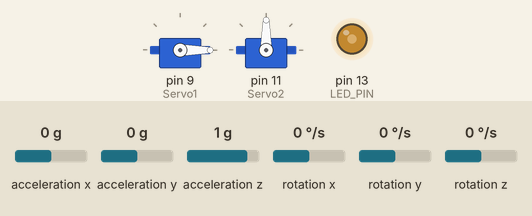
This sketch was run on a simulated Arduino Uno, built with avr-gcc and run on an emulated ATmega328P. Shown: 2 × servo, output pins drawn as LEDs (lit = HIGH). The test bench sets the inputs (shaded band); at power-on: acceleration x 0 g, acceleration y 0 g, rotation z 0 °/s, acceleration z 1 g, rotation x 0 °/s, rotation y 0 °/s. Pins used as bus, display or sensor lines are not drawn; what the sketch prints to the serial monitor is not drawn.

Above: at 1.7 s.
1.8 s: acceleration x set to -1.4 g
At 1.93 s:
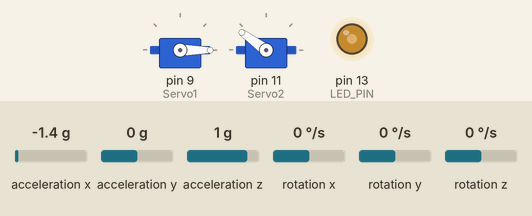
4.8 s: acceleration y set to -1.4 g
At 5.85 s:
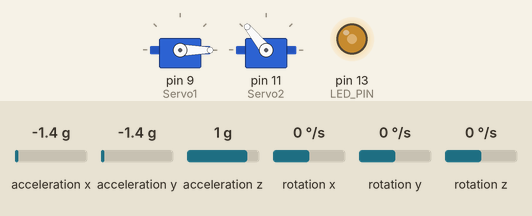
7.8 s: rotation z set to -192 °/s
10.8 s: acceleration z set to -1.4 g
At 12.42 s:
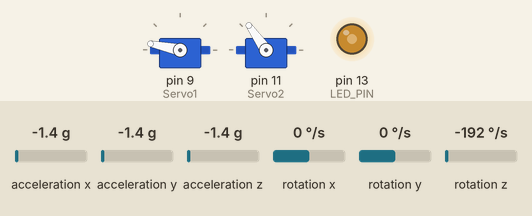
13.8 s: acceleration x set to -0.8 g
At 14.38 s:
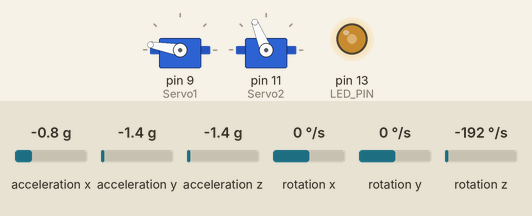
16.8 s: acceleration y set to -0.8 g
At 18.1 s:
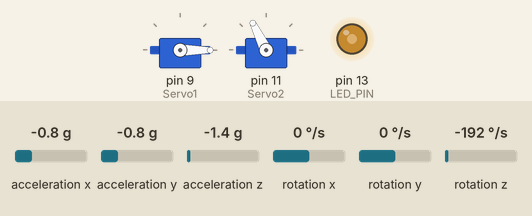
Timing chart, 0 to 24.1 s (numbered marks = the images above; inputs shaded):
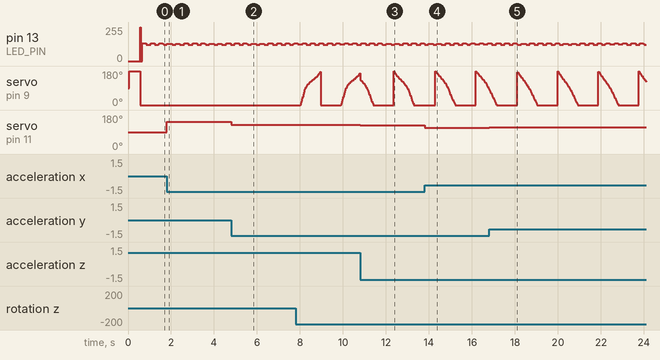

Measured:
- after the input at 1.8 s, servo on pin 11 (Servo2): 90° → 144° at once
- after the input at 4.8 s, servo on pin 11 (Servo2): 144° → 129° at once
- after the input at 10.8 s, servo on pin 11 (Servo2): 129° → 125° at once
- after the input at 13.8 s, servo on pin 11 (Servo2): 125° → 112° at once
- after the input at 16.8 s, servo on pin 11 (Servo2): 112° → 116° at once
- by itself, servo on pin 9 (Servo1): ramps from 179° to 0° and jumps back, once every 1.9 s

The sketch:

servo_gyro.ino
```cpp
// (licence header left out)
//Permission is hereby granted, free of charge, to any person obtaining a copy
//of this software and associated documentation files (the "Software"), to deal
//in the Software without restriction, including without limitation the rights
//to use, copy, modify, merge, publish, distribute, sublicense, and/or sell
//copies of the Software, and to permit persons to whom the Software is
//furnished to do so, subject to the following conditions:

//The above copyright notice and this permission notice shall be included in all
//copies or substantial portions of the Software.

//THE SOFTWARE IS PROVIDED "AS IS", WITHOUT WARRANTY OF ANY KIND, EXPRESS OR
//IMPLIED, INCLUDING BUT NOT LIMITED TO THE WARRANTIES OF MERCHANTABILITY,
//FITNESS FOR A PARTICULAR PURPOSE AND NONINFRINGEMENT. IN NO EVENT SHALL THE
//AUTHORS OR COPYRIGHT HOLDERS BE LIABLE FOR ANY CLAIM, DAMAGES OR OTHER
//LIABILITY, WHETHER IN AN ACTION OF CONTRACT, TORT OR OTHERWISE, ARISING FROM,
//OUT OF OR IN CONNECTION WITH THE SOFTWARE OR THE USE OR OTHER DEALINGS IN THE
//SOFTWARE.
//

// Servo Connection
// BROWN - gnd
// red - 5v
// yellow - d10 (pwm on Sero 1)
//        - d11 (servo 2)

// MPU Connection
//
// VCC - 5v
// GND - GND
// SCL - A5 (w/ 10k PuR)
// SDA - A4 (w/ 10k PuR)
// INT - D2 (not used)

#include <Servo.h>
#include "I2Cdev.h"
#include "MPU6050_6Axis_MotionApps20.h"
//#include "MPU6050.h" // not necessary if using MotionApps include file
#if I2CDEV_IMPLEMENTATION == I2CDEV_ARDUINO_WIRE
#include "Wire.h"
#endif

#define LED_PIN 13
bool blinkState = true;

Servo Servo1;   // First Servo off the chassis
Servo Servo2;   // Second Servo off the chassis

int Servo1Pos = 0;
int Servo2Pos = 0;

float mpuPitch = 0;
float mpuRoll = 0;
float mpuYaw = 0;


// define MPU instance
MPU6050 mpu;                    // class default I2C address is 0x68; specific I2C addresses may be passed as a parameter here

// MPU control/status vars
uint8_t mpuIntStatus;   // holds actual interrupt status byte from MPU
uint8_t devStatus;      // return status after each device operation (0 = success, !0 = error)
uint16_t packetSize;    // expected DMP packet size (default is 42 bytes)
uint16_t fifoCount;     // count of all bytes currently in FIFO
uint8_t fifoBuffer[64]; // FIFO storage buffer

// orientation/motion vars
Quaternion q;           // [w, x, y, z]         quaternion container
VectorInt16 aa;         // [x, y, z]            accel sensor measurements
VectorInt16 aaReal;     // [x, y, z]            gravity-free accel sensor measurements
VectorInt16 aaWorld;    // [x, y, z]            world-frame accel sensor measurements
VectorFloat gravity;    // [x, y, z]            gravity vector
float ypr[3];           // [yaw, pitch, roll]   yaw/pitch/roll container and gravity vector

// relative ypr[x] usage based on sensor orientation when mounted, e.g. ypr[PITCH]
#define PITCH   1     // defines the position within ypr[x] variable for PITCH; may vary due to sensor orientation when mounted
#define ROLL  2     // defines the position within ypr[x] variable for ROLL; may vary due to sensor orientation when mounted
#define YAW   0     // defines the position within ypr[x] variable for YAW; may vary due to sensor orientation when mounted

// ================================================================
// ===                      INITIAL SETUP                       ===
// ================================================================

void setup()
{
pinMode(11,OUTPUT);
digitalWrite(11,HIGH);
  Servo1.attach(9);  // attaches the servo on D11 to the servo object
  Servo2.attach(11);  // Second servo on D11
  delay(50);
  Servo1.write(180);	// These are command checks to see if the servos work and

  // join I2C bus (I2Cdev library doesn't do this automatically)
#if I2CDEV_IMPLEMENTATION == I2CDEV_ARDUINO_WIRE
  Wire.begin();
  TWBR = 24; // 400kHz I2C clock (200kHz if CPU is 8MHz)
#elif I2CDEV_IMPLEMENTATION == I2CDEV_BUILTIN_FASTWIRE
  Fastwire::setup(400, true);
#endif

  Serial.begin(115200);
  while (!Serial);      // wait for Leonardo enumeration, others continue immediately

  // initialize device
  Serial.println(F("Initializing I2C devices..."));
  mpu.initialize();

  // verify connection
  Serial.println(F("Testing device connections..."));
  Serial.println(mpu.testConnection() ? F("MPU6050 connection successful") : F("MPU6050 connection failed"));

  // load and configure the DMP
  Serial.println(F("Initializing DMP"));
  devStatus = mpu.dmpInitialize();


  // INPUT CALIBRATED OFFSETS HERE; SPECIFIC FOR EACH UNIT AND EACH MOUNTING CONFIGURATION!!!!

  mpu.setXGyroOffset(118);
  mpu.setYGyroOffset(-44);
  mpu.setZGyroOffset(337);
  mpu.setXAccelOffset(-651);
  mpu.setYAccelOffset(670);
  mpu.setZAccelOffset(1895);

  // make sure it worked (returns 0 if so)
  if (devStatus == 0)
  {
    // turn on the DMP, now that it's ready
    Serial.println(F("Enabling DMP"));
    mpu.setDMPEnabled(true);

    // enable Arduino interrupt detection
    Serial.println(F("Enabling interrupt detection (Arduino external interrupt 0)"));
    mpuIntStatus = mpu.getIntStatus();

    // get expected DMP packet size for later comparison
    packetSize = mpu.dmpGetFIFOPacketSize();
  }
  else
  {
    // ERROR!
    // 1 = initial memory load failed, 2 = DMP configuration updates failed (if it's going to break, usually the code will be 1)
    Serial.print(F("DMP Initialization failed code = "));
    Serial.println(devStatus);
  }

  // configure LED for output
  pinMode(LED_PIN, OUTPUT);

} // setup()


// ================================================================
// ===                    MAIN PROGRAM LOOP                     ===
// ================================================================

void loop(void)
{
  processAccelGyro();
}   // loop()


// ================================================================
// ===                    PROCESS ACCEL/GYRO IF AVAILABLE       ===
// ================================================================

void processAccelGyro()
{

  // Get INT_STATUS byte
  mpuIntStatus = mpu.getIntStatus();

  // get current FIFO count
  fifoCount = mpu.getFIFOCount();

  // check for overflow (this should never happen unless our code is too inefficient)
  if ((mpuIntStatus & 0x10) || fifoCount == 1024)
  {
    // reset so we can continue cleanly
    mpu.resetFIFO();
    Serial.println(F("FIFO overflow!"));
    return;
  }

  if (mpuIntStatus & 0x02)  // otherwise continue processing
  {
    // check for correct available data length
    if (fifoCount < packetSize)
      return; //  fifoCount = mpu.getFIFOCount();

    // read a packet from FIFO
    mpu.getFIFOBytes(fifoBuffer, packetSize);

    // track FIFO count here in case there is > 1 packet available
    fifoCount -= packetSize;

    // flush buffer to prevent overflow
    mpu.resetFIFO();

    // display Euler angles in degrees
    mpu.dmpGetQuaternion(&q, fifoBuffer);
    mpu.dmpGetGravity(&gravity, &q);
    mpu.dmpGetYawPitchRoll(ypr, &q, &gravity);
    mpuPitch = ypr[PITCH] * 180 / M_PI;
    mpuRoll = ypr[ROLL] * 180 / M_PI;
    mpuYaw  = ypr[YAW] * 180 / M_PI;

    // flush buffer to prevent overflow
    mpu.resetFIFO();

    // blink LED to indicate activity
    blinkState = !blinkState;
    digitalWrite(LED_PIN, blinkState);

    // flush buffer to prevent overflow
    mpu.resetFIFO();

    Servo2.write(-mpuPitch + 90);
    Servo1.write(mpuYaw );
    //delay(10);

    // flush buffer to prevent overflow
    mpu.resetFIFO();

  } // if (mpuIntStatus & 0x02)
}  // processAccelGyro()
```
